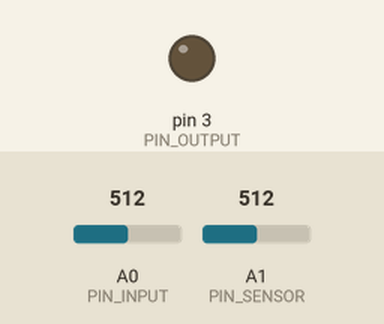
Simulated run of this sketch. Board: Arduino Uno, built with avr-gcc and run on an emulated ATmega328P. On the bench: output pins drawn as LEDs (lit = HIGH). The test bench sets the inputs (shaded band); at power-on: A0 (PIN_INPUT) = 512, A1 (PIN_SENSOR) = 512. What the sketch prints to the serial monitor is not drawn.

Above: at 1.2 s.
1.3 s: A0 (PIN_INPUT) set to 90
At 1.88 s:
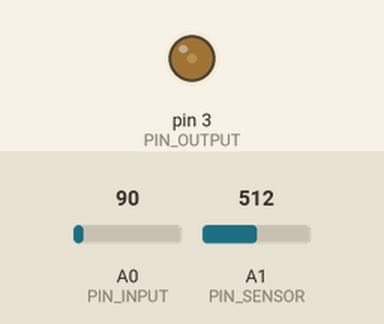
4.3 s: A0 (PIN_INPUT) set to 306
5.8 s: A0 (PIN_INPUT) set to 122
At 5.85 s:
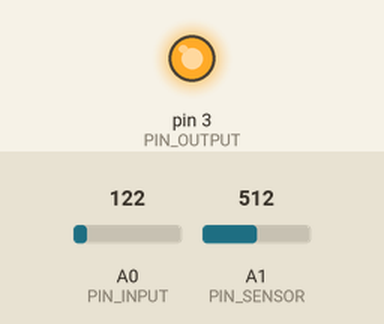
7.4 s: A0 (PIN_INPUT) set to 0
At 8.4 s:
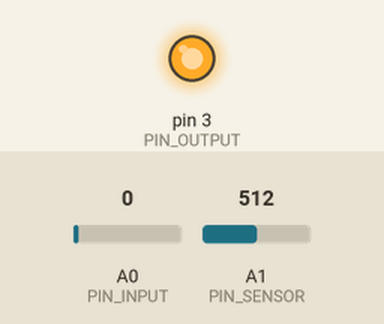
8.9 s: A0 (PIN_INPUT) set to 511
At 9.4 s:
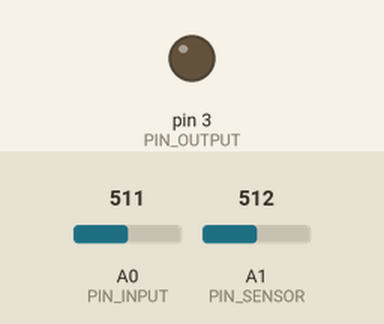
Timing chart, 0 to 11.4 s (numbered marks = the images above; inputs shaded):
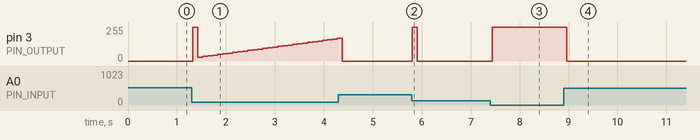

Measured:
- after the input at 1.3 s, pin 3 (PIN_OUTPUT): 0/255 → 255/255 at once, → 30/255 0.10 s later, → 35/255 0.10 s later, → 40/255 0.10 s later, … (30 changes in this stretch)
- after the input at 5.8 s, pin 3 (PIN_OUTPUT): 0/255 → 255/255 at once, → 0/255 0.10 s later
- after the input at 7.4 s, pin 3 (PIN_OUTPUT): 0/255 → 255/255 at once
- after the input at 8.9 s, pin 3 (PIN_OUTPUT): 255/255 → 0/255 after 0.07 s

The sketch:

Lab6_controlSystemOnOff.ino
```cpp
#include <PID_v1.h>

//BRENDAN O BOYLE
//LAB 6
//MAIN
//define pins used

#define PIN_SENSOR A1
#define PIN_Light 9
#define PIN_INPUT 0
#define PIN_OUTPUT 3


class LightSensor {
  private:
    byte pinSensor;
    unsigned long nextChangeTime = 0;
    // int sensorValue = 0 ;                           //variable to store the value read
    float voltage ;

  public:
    int sensorValue = 0 ;
    LightSensor(byte pinSensor) {
      this-> pinSensor = pinSensor;

      pinMode (pinSensor, INPUT);               //Light sensor is an input
    }


    void calculate() {                              // the loop routine runs over and over
      this-> sensorValue = analogRead(pinSensor);
      this-> voltage = sensorValue * (5.0 / 1023.0);


    }
    float getValue() {
      return voltage;
    }
    void check() {
      unsigned long currentTime = millis();

      if (currentTime >= nextChangeTime) {
        calculate();

        nextChangeTime = currentTime + 20;
      }
    }
    int getsensorValue() {//
      return sensorValue;

    }

};

//object classes

LightSensor Light = LightSensor(PIN_SENSOR);
//Define Variables we'll be connecting to
double Setpoint, Input, Output;
//Specify the links and initial tuning parameters
double Kp=2, Ki=5, Kd=1;
PID myPID(&Input, &Output, &Setpoint, Kp, Ki, Kd, DIRECT);


void setup() {
  Serial.begin(9600);//open the serial port at 9600 bps:
   //initialize the variables we're linked to
 Input = analogRead(PIN_INPUT);
 Setpoint = 100;

 //turn the PID on
 myPID.SetMode(AUTOMATIC);
}

void loop() {

  Light.check();//Calls in Light sensor program
  Serial.println(Light.getValue());//print voltage reading
  Serial.print(" ");
  if (Light.getValue() >=2){//If the voltage from the light sensor is greater than 2v turn realy off
    digitalWrite(PIN_Light,LOW);}
    else{
      digitalWrite(PIN_Light,HIGH);//If the voltage from the light sensor is less than 2v turn realy on
    }
     Input = analogRead(PIN_INPUT);
 myPID.Compute();
 analogWrite(PIN_OUTPUT, Output);
  }
```

a-stepper.ino
```cpp
  //Final Lab
  //Brendan O Boyle
  //Stepper Motor Class
  //23.04.21

  class aStepper {
  public:

  byte pinA;
  byte pinB;
  byte pinC;
  byte pinD;

   aStepper(byte pinA, byte pinB, byte pinC, byte pinD){

      pinMode(pinA,OUTPUT);
      pinMode(pinB,OUTPUT);
      pinMode(pinC,OUTPUT);
      pinMode(pinD,OUTPUT);
      }

  void CW(int d,int c,int b,int a){
      digitalWrite(pinA,a);
      digitalWrite(pinB,b);
      digitalWrite(pinC,c);
      digitalWrite(pinD,d);
      }

  void CCW(int a,int b,int c,int d){
      digitalWrite(pinA,a);
      digitalWrite(pinB,b);
      digitalWrite(pinC,c);
      digitalWrite(pinD,d);
       }


  void rotateCW(int delayValue){
      CW(1,0,0,0);
      delay(delayValue);
      CW(1,1,0,0);
      delay(delayValue);
      CW(0,1,0,0);
      delay(delayValue);
      CW(0,1,1,0);
      delay(delayValue);
      CW(0,0,1,0);
      delay(delayValue);
      CW(0,0,1,1);
      delay(delayValue);
      CW(0,0,0,1);
      delay(delayValue);
      CW(1,0,0,1);
      delay(delayValue);
  }
   void rotateCCW(int delayValue){
      CCW(1,0,0,0);
      delay(delayValue);
      CCW(1,1,0,0);
      delay(delayValue);
      CCW(0,1,0,0);
      delay(delayValue);
      CCW(0,1,1,0);
      delay(delayValue);
      CCW(0,0,1,0);
      delay(delayValue);
      CCW(0,0,1,1);
      delay(delayValue);
      CCW(0,0,0,1);
      delay(delayValue);
      CCW(1,0,0,1);
      delay(delayValue);
  }
  };
```
